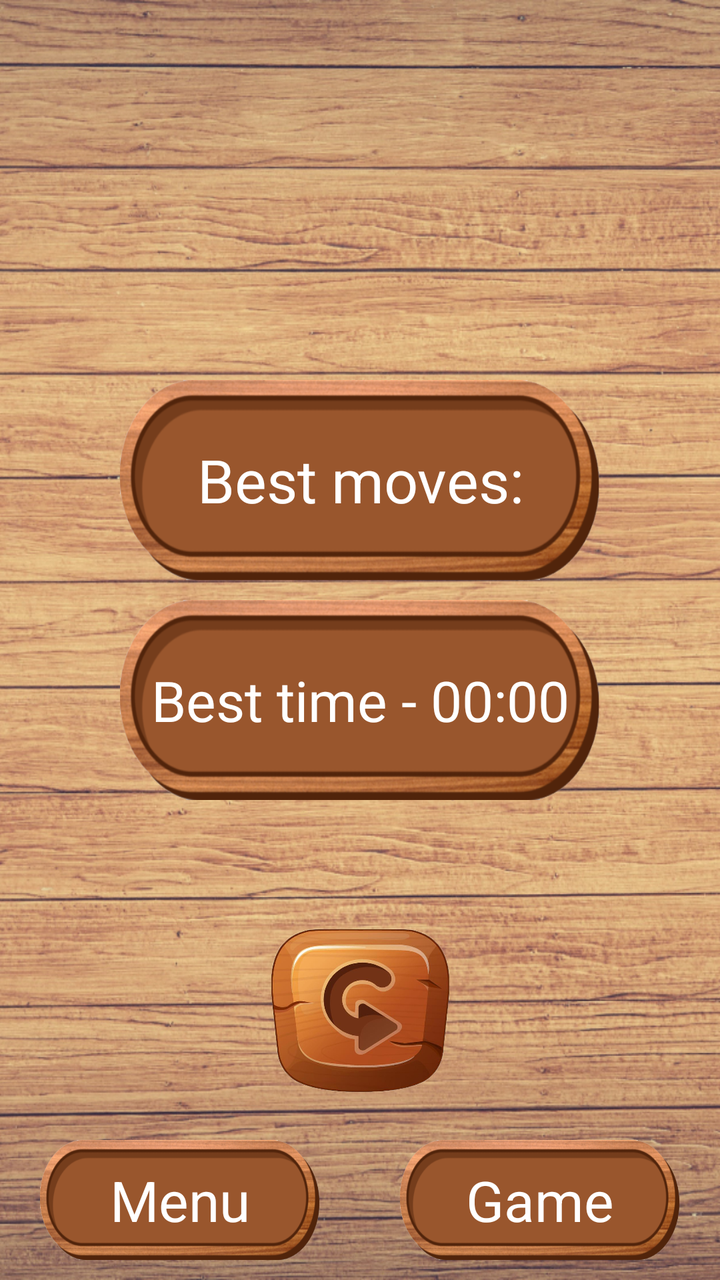
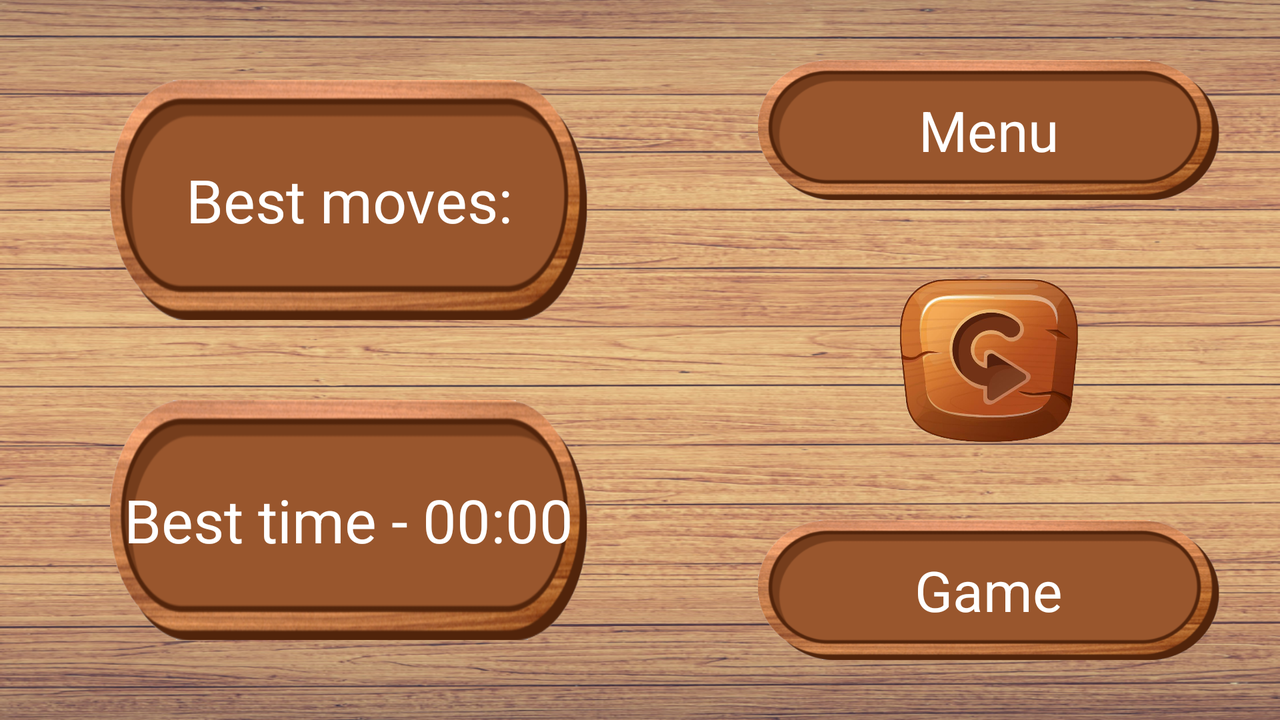

The same Android screen from two of the app's own layout files: first res/layout/ as a phone draws it, then the repository's variant for another configuration, drawn on a device whose configuration selects that folder. Both files follow.
<!-- AndroidManifest.xml: application theme Theme.Puzzle15 -->
<!-- res/layout/activity_info.xml -->
<?xml version="1.0" encoding="utf-8"?>
<FrameLayout xmlns:android="http://schemas.android.com/apk/res/android"
    xmlns:app="http://schemas.android.com/apk/res-auto"
    xmlns:tools="http://schemas.android.com/tools"
    android:layout_width="match_parent"
    android:layout_height="match_parent"
    android:background="@drawable/fon"
    android:gravity="center"
    tools:context=".Links">

    <LinearLayout
        android:layout_width="match_parent"
        android:layout_height="match_parent"
        android:gravity="center"
        android:orientation="vertical">
        <Space
            android:layout_width="wrap_content"
            android:layout_height="100dp"/>
        <LinearLayout
            android:layout_width="match_parent"
            android:layout_height="100dp"
            android:layout_marginVertical="5dp"
            android:layout_gravity="center"
            android:layout_marginHorizontal="60dp"
            android:background="@drawable/free_button">

            <TextView
                android:id="@+id/moves"
                android:layout_gravity="center"
                android:layout_width="match_parent"
                android:layout_height="wrap_content"
                android:text="Best moves:"
                android:textSize="30dp"
                android:gravity="center"
                android:textColor="@color/white" />
        </LinearLayout>

        <LinearLayout
            android:layout_width="match_parent"
            android:layout_height="100dp"
            android:layout_marginVertical="5dp"
            android:layout_gravity="center"
            android:layout_marginHorizontal="60dp"
            android:background="@drawable/free_button">

            <Chronometer
                android:id="@+id/timer"
                android:layout_width="match_parent"
                android:layout_height="wrap_content"
                android:format="Best time - %s"
                android:textSize="28dp"
                android:gravity="center"
                android:layout_gravity="center"
                android:textColor="@color/white" />
        </LinearLayout>
        <Space
            android:layout_width="100dp"
            android:layout_height="50dp"/>
        <ImageView
            android:id="@+id/refresh"
            android:layout_gravity="center"
            android:layout_width="100dp"
            android:layout_height="100dp"
            android:background="@drawable/refresh">

        </ImageView>
    </LinearLayout>

    <LinearLayout
        android:layout_width="match_parent"
        android:layout_height="60dp"
        android:layout_marginBottom="10dp"
        android:layout_gravity="bottom">

        <LinearLayout
            android:id="@+id/menu"
            android:layout_width="0dp"
            android:layout_height="match_parent"
            android:layout_marginHorizontal="20dp"
            android:layout_weight="1"
            android:background="@drawable/free_button"
            android:gravity="center">

            <TextView
                android:layout_width="wrap_content"
                android:layout_height="wrap_content"
                android:layout_gravity="center"
                android:text="Menu"
                android:textColor="@color/white"
                android:textSize="28sp" />

        </LinearLayout>

        <LinearLayout
            android:id="@+id/game"
            android:layout_width="0dp"
            android:layout_height="match_parent"
            android:layout_marginHorizontal="20dp"
            android:layout_weight="1"
            android:background="@drawable/free_button"
            android:gravity="center">


            <TextView
                android:layout_width="wrap_content"
                android:layout_height="wrap_content"
                android:layout_gravity="center"
                android:text="Game"
                android:textColor="@color/white"
                android:textSize="28sp" />

        </LinearLayout>


    </LinearLayout>

</FrameLayout>
<!-- resources referenced by this layout -->
<resources>
  <!-- drawable fon: jpg bitmap (drawable, 546795 bytes) -->
  <!-- drawable free_button: png bitmap (drawable, 76718 bytes) -->
  <!-- drawable refresh: png bitmap (drawable, 259595 bytes) -->
  <style name="Theme.Puzzle15" parent="Base.Theme.Puzzle15" />
  <style name="Base.Theme.Puzzle15" parent="Theme.Material3.DayNight.NoActionBar">
          
          
      </style>
</resources>
<!-- res/layout-land/activity_info.xml (the repository's variant of the layout above) -->
<!-- drawn on the phone turned sideways -->
<?xml version="1.0" encoding="utf-8"?>
<LinearLayout xmlns:android="http://schemas.android.com/apk/res/android"
    xmlns:tools="http://schemas.android.com/tools"
    android:layout_width="match_parent"
    android:layout_height="match_parent"
    android:background="@drawable/fon"
    android:orientation="horizontal"
    tools:context=".Links">
    <LinearLayout
        android:layout_weight="1.2"
        android:layout_width="0dp"
        android:layout_height="match_parent"
        android:layout_gravity="center"
        android:gravity="center"
        android:orientation="vertical">
        <LinearLayout
            android:layout_weight="1"
            android:layout_width="match_parent"
            android:layout_height="0dp"
            android:layout_marginVertical="40dp"
            android:layout_marginHorizontal="55dp"
            android:background="@drawable/free_button">
            <TextView
                android:id="@+id/moves"
                android:layout_gravity="center"
                android:layout_width="match_parent"
                android:layout_height="wrap_content"
                android:text="Best moves:"
                android:textSize="30dp"
                android:gravity="center"
                android:textColor="@color/white" />
        </LinearLayout>
        <LinearLayout
            android:layout_weight="1"
            android:layout_width="match_parent"
            android:layout_height="0dp"
            android:layout_marginBottom="40dp"
            android:layout_gravity="center"
            android:layout_marginHorizontal="55dp"
            android:background="@drawable/free_button">
            <Chronometer
                android:id="@+id/timer"
                android:layout_width="match_parent"
                android:layout_height="wrap_content"
                android:format="Best time - %s"
                android:textSize="30dp"
                android:gravity="center"
                android:layout_gravity="center"
                android:textColor="@color/white" />
        </LinearLayout>

    </LinearLayout>

    <LinearLayout
        android:layout_weight="1"
        android:layout_width="0dp"
        android:layout_height="match_parent"
        android:layout_gravity="center"
        android:orientation="vertical">
        <LinearLayout
            android:id="@+id/menu"
            android:layout_gravity="center"
            android:layout_width="match_parent"
            android:layout_height="match_parent"
            android:layout_margin="30dp"
            android:layout_weight="1"
            android:background="@drawable/free_button"
            android:gravity="center">
                <TextView
                    android:layout_width="wrap_content"
                    android:layout_height="wrap_content"
                    android:text="Menu"
                    android:textColor="@color/white"
                    android:textSize="28sp" />
            </LinearLayout>
            <ImageView
                android:id="@+id/refresh"
                android:layout_gravity="center"
                android:layout_width="100dp"
                android:layout_height="100dp"
                android:background="@drawable/refresh"/>
            <LinearLayout
                android:id="@+id/game"
                android:layout_width="match_parent"
                android:layout_height="match_parent"
                android:layout_margin="30dp"
                android:layout_weight="1"
                android:background="@drawable/free_button"
                android:gravity="center">
                <TextView
                    android:layout_width="wrap_content"
                    android:layout_height="wrap_content"
                    android:text="Game"
                    android:textColor="@color/white"
                    android:textSize="28sp" />
            </LinearLayout>
        </LinearLayout>
</LinearLayout>
